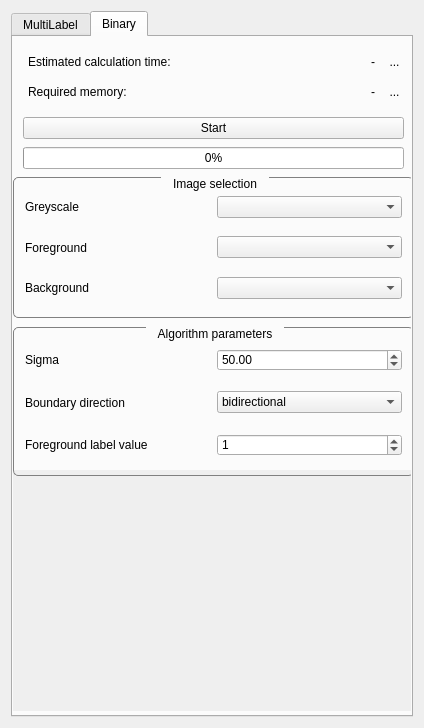
<?xml version="1.0" encoding="UTF-8"?>
<ui version="4.0">
 <class>GraphcutViewControls</class>
 <widget class="QWidget" name="GraphcutViewControls">
  <property name="enabled">
   <bool>true</bool>
  </property>
  <property name="geometry">
   <rect>
    <x>0</x>
    <y>0</y>
    <width>424</width>
    <height>728</height>
   </rect>
  </property>
  <property name="minimumSize">
   <size>
    <width>0</width>
    <height>0</height>
   </size>
  </property>
  <property name="windowTitle">
   <string>QmitkTemplate</string>
  </property>
  <property name="styleSheet">
   <string notr="true">QGroupBox {
	border-width: 1px; 
	border-style: solid; 
	border-color: grey;
	border-radius: 5px;
	margin-top: 1ex;
	margin-bottom: 2ex;
}

QGroupBox::title {
	subcontrol-origin: margin;
	subcontrol-position: top center;
	padding: 0 10px;
}

QScrollArea{
	border: 0;
	margin:0;
	padding:0;
}

QToolButton{
	border: 0;
}

[mandatoryField=true]{
	background-color: rgb(255, 150, 150);
}

[warningField=true]{
	background-color: rgb(255, 204, 0);
}

[errorField=true]{
	background-color: rgb(255, 150, 150);
}</string>
  </property>
  <layout class="QVBoxLayout" name="verticalLayout">
   <item>
    <widget class="QTabWidget" name="tabWidget">
     <property name="currentIndex">
      <number>1</number>
     </property>
     <widget class="QWidget" name="MultiLabel">
      <attribute name="title">
       <string>MultiLabel</string>
      </attribute>
      <widget class="QScrollArea" name="scrollArea">
       <property name="enabled">
        <bool>true</bool>
       </property>
       <property name="geometry">
        <rect>
         <x>0</x>
         <y>323</y>
         <width>401</width>
         <height>351</height>
        </rect>
       </property>
       <property name="widgetResizable">
        <bool>true</bool>
       </property>
       <widget class="QWidget" name="parentWidget">
        <property name="enabled">
         <bool>true</bool>
        </property>
        <property name="geometry">
         <rect>
          <x>0</x>
          <y>0</y>
          <width>401</width>
          <height>351</height>
         </rect>
        </property>
        <layout class="QVBoxLayout" name="verticalLayout_4">
         <property name="spacing">
          <number>5</number>
         </property>
         <property name="leftMargin">
          <number>0</number>
         </property>
         <property name="topMargin">
          <number>5</number>
         </property>
         <property name="rightMargin">
          <number>0</number>
         </property>
         <property name="bottomMargin">
          <number>0</number>
         </property>
         <item>
          <spacer name="spacer1">
           <property name="orientation">
            <enum>Qt::Vertical</enum>
           </property>
           <property name="sizeType">
            <enum>QSizePolicy::Expanding</enum>
           </property>
           <property name="sizeHint" stdset="0">
            <size>
             <width>20</width>
             <height>220</height>
            </size>
           </property>
          </spacer>
         </item>
        </layout>
       </widget>
      </widget>
      <widget class="QWidget" name="widget_3" native="true">
       <property name="geometry">
        <rect>
         <x>10</x>
         <y>10</y>
         <width>386</width>
         <height>60</height>
        </rect>
       </property>
       <property name="styleSheet">
        <string notr="true">QWidget {
	margin: 0;
	padding: 0;
}</string>
       </property>
       <layout class="QVBoxLayout" name="verticalLayout_2">
        <property name="spacing">
         <number>0</number>
        </property>
        <property name="leftMargin">
         <number>0</number>
        </property>
        <property name="topMargin">
         <number>0</number>
        </property>
        <property name="rightMargin">
         <number>0</number>
        </property>
        <property name="bottomMargin">
         <number>0</number>
        </property>
        <item>
         <widget class="QWidget" name="widget_12" native="true">
          <property name="toolTip">
           <string>&lt;html&gt;&lt;head/&gt;&lt;body&gt;&lt;p&gt;This estimate assumes your computer has at least the required amount of free physical ram. &lt;/p&gt;&lt;/body&gt;&lt;/html&gt;</string>
          </property>
          <layout class="QHBoxLayout" name="horizontalLayout_8">
           <property name="spacing">
            <number>10</number>
           </property>
           <property name="leftMargin">
            <number>5</number>
           </property>
           <property name="topMargin">
            <number>5</number>
           </property>
           <property name="rightMargin">
            <number>5</number>
           </property>
           <property name="bottomMargin">
            <number>5</number>
           </property>
           <item>
            <widget class="QLabel" name="label_6">
             <property name="text">
              <string>Estimated calculation time:</string>
             </property>
            </widget>
           </item>
           <item>
            <spacer name="horizontalSpacer_8">
             <property name="orientation">
              <enum>Qt::Horizontal</enum>
             </property>
             <property name="sizeHint" stdset="0">
              <size>
               <width>40</width>
               <height>20</height>
              </size>
             </property>
            </spacer>
           </item>
           <item>
            <widget class="QLabel" name="estimatedTimeMulti">
             <property name="layoutDirection">
              <enum>Qt::RightToLeft</enum>
             </property>
             <property name="text">
              <string>-</string>
             </property>
             <property name="alignment">
              <set>Qt::AlignRight|Qt::AlignTrailing|Qt::AlignVCenter</set>
             </property>
            </widget>
           </item>
           <item>
            <widget class="QToolButton" name="refreshTimeButtonMulti">
             <property name="minimumSize">
              <size>
               <width>16</width>
               <height>16</height>
              </size>
             </property>
             <property name="text">
              <string>...</string>
             </property>
             <property name="icon">
              <iconset resource="../../resources/GraphCut.qrc">
               <normaloff>:/GraphCutPlugin/icon_refresh.png</normaloff>:/GraphCutPlugin/icon_refresh.png</iconset>
             </property>
             <property name="checkable">
              <bool>false</bool>
             </property>
             <property name="toolButtonStyle">
              <enum>Qt::ToolButtonIconOnly</enum>
             </property>
             <property name="autoRaise">
              <bool>false</bool>
             </property>
            </widget>
           </item>
          </layout>
         </widget>
        </item>
        <item>
         <widget class="QWidget" name="widget_14" native="true">
          <property name="toolTip">
           <string>&lt;html&gt;&lt;head/&gt;&lt;body&gt;&lt;p&gt;The amount of memory required to build the graph. It is highly recommended to have at least this amount of free physical memory before starting the computation. &lt;/p&gt;&lt;p&gt;&lt;br/&gt;&lt;/p&gt;&lt;p&gt;If your computer does not have the required amount of memory, consider resampling or dividing the original image.&lt;/p&gt;&lt;/body&gt;&lt;/html&gt;</string>
          </property>
          <layout class="QHBoxLayout" name="horizontalLayout_14">
           <property name="spacing">
            <number>10</number>
           </property>
           <property name="leftMargin">
            <number>5</number>
           </property>
           <property name="topMargin">
            <number>5</number>
           </property>
           <property name="rightMargin">
            <number>5</number>
           </property>
           <property name="bottomMargin">
            <number>5</number>
           </property>
           <item>
            <widget class="QLabel" name="label_8">
             <property name="text">
              <string>Required memory:</string>
             </property>
            </widget>
           </item>
           <item>
            <spacer name="horizontalSpacer_3">
             <property name="orientation">
              <enum>Qt::Horizontal</enum>
             </property>
             <property name="sizeHint" stdset="0">
              <size>
               <width>40</width>
               <height>20</height>
              </size>
             </property>
            </spacer>
           </item>
           <item>
            <widget class="QLabel" name="estimatedMemoryMulti">
             <property name="layoutDirection">
              <enum>Qt::RightToLeft</enum>
             </property>
             <property name="text">
              <string>-</string>
             </property>
             <property name="alignment">
              <set>Qt::AlignRight|Qt::AlignTrailing|Qt::AlignVCenter</set>
             </property>
            </widget>
           </item>
           <item>
            <widget class="QToolButton" name="refreshMemoryButtonMulti">
             <property name="minimumSize">
              <size>
               <width>16</width>
               <height>16</height>
              </size>
             </property>
             <property name="text">
              <string>...</string>
             </property>
             <property name="icon">
              <iconset resource="../../resources/GraphCut.qrc">
               <normaloff>:/GraphCutPlugin/icon_refresh.png</normaloff>:/GraphCutPlugin/icon_refresh.png</iconset>
             </property>
             <property name="toolButtonStyle">
              <enum>Qt::ToolButtonIconOnly</enum>
             </property>
            </widget>
           </item>
          </layout>
         </widget>
        </item>
       </layout>
      </widget>
      <widget class="QPushButton" name="startButtonMulti">
       <property name="geometry">
        <rect>
         <x>10</x>
         <y>80</y>
         <width>381</width>
         <height>22</height>
        </rect>
       </property>
       <property name="toolTip">
        <string>&lt;html&gt;&lt;head/&gt;&lt;body&gt;&lt;p&gt;Start the GraphCut&lt;/p&gt;&lt;/body&gt;&lt;/html&gt;</string>
       </property>
       <property name="text">
        <string>Start</string>
       </property>
      </widget>
      <widget class="QProgressBar" name="progressBarMulti">
       <property name="geometry">
        <rect>
         <x>10</x>
         <y>110</y>
         <width>381</width>
         <height>22</height>
        </rect>
       </property>
       <property name="maximum">
        <number>100</number>
       </property>
       <property name="value">
        <number>0</number>
       </property>
       <property name="textVisible">
        <bool>true</bool>
       </property>
       <property name="format">
        <string>%p%</string>
       </property>
      </widget>
      <widget class="QGroupBox" name="imageGroup">
       <property name="geometry">
        <rect>
         <x>0</x>
         <y>140</y>
         <width>401</width>
         <height>111</height>
        </rect>
       </property>
       <property name="title">
        <string>Image selection</string>
       </property>
       <layout class="QVBoxLayout" name="verticalLayout_5">
        <property name="spacing">
         <number>0</number>
        </property>
        <property name="leftMargin">
         <number>0</number>
        </property>
        <property name="topMargin">
         <number>9</number>
        </property>
        <property name="rightMargin">
         <number>0</number>
        </property>
        <property name="bottomMargin">
         <number>9</number>
        </property>
        <item>
         <widget class="QWidget" name="greyscaleSelectorMulti" native="true">
          <property name="toolTip">
           <string>&lt;html&gt;&lt;head/&gt;&lt;body&gt;&lt;p&gt;Select the image to be segmented&lt;/p&gt;&lt;/body&gt;&lt;/html&gt;</string>
          </property>
          <layout class="QHBoxLayout" name="horizontalLayout" stretch="0,0">
           <property name="topMargin">
            <number>5</number>
           </property>
           <property name="bottomMargin">
            <number>5</number>
           </property>
           <item>
            <widget class="QLabel" name="label">
             <property name="text">
              <string>Greyscale</string>
             </property>
            </widget>
           </item>
           <item>
            <widget class="QmitkDataStorageComboBox" name="greyscaleImageSelectorMulti">
             <property name="sizePolicy">
              <sizepolicy hsizetype="Minimum" vsizetype="Fixed">
               <horstretch>0</horstretch>
               <verstretch>0</verstretch>
              </sizepolicy>
             </property>
            </widget>
           </item>
          </layout>
         </widget>
        </item>
        <item>
         <widget class="QWidget" name="foregroundSelectorMulti" native="true">
          <property name="toolTip">
           <string>&lt;html&gt;&lt;head/&gt;&lt;body&gt;&lt;p&gt;Binary image with Intensity(SourceVoxel) = 1.&lt;/p&gt;&lt;/body&gt;&lt;/html&gt;</string>
          </property>
          <layout class="QHBoxLayout" name="horizontalLayout_3" stretch="1,1">
           <property name="topMargin">
            <number>5</number>
           </property>
           <property name="bottomMargin">
            <number>5</number>
           </property>
           <item>
            <widget class="QLabel" name="label_2">
             <property name="text">
              <string>Multilabel segmentation</string>
             </property>
            </widget>
           </item>
           <item>
            <widget class="QmitkDataStorageComboBox" name="foregroundImageSelectorMulti">
             <property name="sizePolicy">
              <sizepolicy hsizetype="Minimum" vsizetype="Fixed">
               <horstretch>0</horstretch>
               <verstretch>0</verstretch>
              </sizepolicy>
             </property>
            </widget>
           </item>
          </layout>
         </widget>
        </item>
       </layout>
      </widget>
      <widget class="QGroupBox" name="parameterGroup">
       <property name="geometry">
        <rect>
         <x>0</x>
         <y>260</y>
         <width>401</width>
         <height>73</height>
        </rect>
       </property>
       <property name="title">
        <string>Algorithm parameters</string>
       </property>
       <property name="flat">
        <bool>false</bool>
       </property>
       <property name="checkable">
        <bool>false</bool>
       </property>
       <property name="checked">
        <bool>false</bool>
       </property>
       <layout class="QVBoxLayout" name="verticalLayout_3">
        <property name="spacing">
         <number>0</number>
        </property>
        <property name="leftMargin">
         <number>0</number>
        </property>
        <property name="rightMargin">
         <number>0</number>
        </property>
        <property name="bottomMargin">
         <number>9</number>
        </property>
        <item>
         <widget class="QWidget" name="widget" native="true">
          <property name="toolTip">
           <string>&lt;html&gt;&lt;head/&gt;&lt;body&gt;&lt;p&gt;Estimated noise boundary term. Try 50.0 on CT images.&lt;/p&gt;&lt;/body&gt;&lt;/html&gt;</string>
          </property>
          <layout class="QHBoxLayout" name="horizontalLayout_4">
           <property name="topMargin">
            <number>5</number>
           </property>
           <property name="bottomMargin">
            <number>5</number>
           </property>
           <item>
            <widget class="QLabel" name="label_4">
             <property name="text">
              <string>Sigma</string>
             </property>
            </widget>
           </item>
           <item>
            <widget class="QDoubleSpinBox" name="paramSigmaSpinBoxMulti">
             <property name="layoutDirection">
              <enum>Qt::LeftToRight</enum>
             </property>
             <property name="maximum">
              <double>1000000.000000000000000</double>
             </property>
             <property name="value">
              <double>50.000000000000000</double>
             </property>
            </widget>
           </item>
          </layout>
         </widget>
        </item>
       </layout>
      </widget>
     </widget>
     <widget class="QWidget" name="Binary">
      <attribute name="title">
       <string>Binary</string>
      </attribute>
      <widget class="QWidget" name="widget_4" native="true">
       <property name="geometry">
        <rect>
         <x>10</x>
         <y>10</y>
         <width>386</width>
         <height>60</height>
        </rect>
       </property>
       <property name="styleSheet">
        <string notr="true">QWidget {
	margin: 0;
	padding: 0;
}</string>
       </property>
       <layout class="QVBoxLayout" name="verticalLayout_18">
        <property name="spacing">
         <number>0</number>
        </property>
        <property name="leftMargin">
         <number>0</number>
        </property>
        <property name="topMargin">
         <number>0</number>
        </property>
        <property name="rightMargin">
         <number>0</number>
        </property>
        <property name="bottomMargin">
         <number>0</number>
        </property>
        <item>
         <widget class="QWidget" name="widget_20" native="true">
          <property name="toolTip">
           <string>&lt;html&gt;&lt;head/&gt;&lt;body&gt;&lt;p&gt;This estimate assumes your computer has at least the required amount of free physical ram. &lt;/p&gt;&lt;/body&gt;&lt;/html&gt;</string>
          </property>
          <layout class="QHBoxLayout" name="horizontalLayout_25">
           <property name="spacing">
            <number>10</number>
           </property>
           <property name="leftMargin">
            <number>5</number>
           </property>
           <property name="topMargin">
            <number>5</number>
           </property>
           <property name="rightMargin">
            <number>5</number>
           </property>
           <property name="bottomMargin">
            <number>5</number>
           </property>
           <item>
            <widget class="QLabel" name="label_21">
             <property name="text">
              <string>Estimated calculation time:</string>
             </property>
            </widget>
           </item>
           <item>
            <spacer name="horizontalSpacer_12">
             <property name="orientation">
              <enum>Qt::Horizontal</enum>
             </property>
             <property name="sizeHint" stdset="0">
              <size>
               <width>40</width>
               <height>20</height>
              </size>
             </property>
            </spacer>
           </item>
           <item>
            <widget class="QLabel" name="estimatedTimeBin">
             <property name="layoutDirection">
              <enum>Qt::RightToLeft</enum>
             </property>
             <property name="text">
              <string>-</string>
             </property>
             <property name="alignment">
              <set>Qt::AlignRight|Qt::AlignTrailing|Qt::AlignVCenter</set>
             </property>
            </widget>
           </item>
           <item>
            <widget class="QToolButton" name="refreshTimeButtonBin">
             <property name="minimumSize">
              <size>
               <width>16</width>
               <height>16</height>
              </size>
             </property>
             <property name="text">
              <string>...</string>
             </property>
             <property name="icon">
              <iconset resource="../../resources/GraphCut.qrc">
               <normaloff>:/GraphCutPlugin/icon_refresh.png</normaloff>:/GraphCutPlugin/icon_refresh.png</iconset>
             </property>
             <property name="checkable">
              <bool>false</bool>
             </property>
             <property name="toolButtonStyle">
              <enum>Qt::ToolButtonIconOnly</enum>
             </property>
             <property name="autoRaise">
              <bool>false</bool>
             </property>
            </widget>
           </item>
          </layout>
         </widget>
        </item>
        <item>
         <widget class="QWidget" name="widget_21" native="true">
          <property name="toolTip">
           <string>&lt;html&gt;&lt;head/&gt;&lt;body&gt;&lt;p&gt;The amount of memory required to build the graph. It is highly recommended to have at least this amount of free physical memory before starting the computation. &lt;/p&gt;&lt;p&gt;&lt;br/&gt;&lt;/p&gt;&lt;p&gt;If your computer does not have the required amount of memory, consider resampling or dividing the original image.&lt;/p&gt;&lt;/body&gt;&lt;/html&gt;</string>
          </property>
          <layout class="QHBoxLayout" name="horizontalLayout_26">
           <property name="spacing">
            <number>10</number>
           </property>
           <property name="leftMargin">
            <number>5</number>
           </property>
           <property name="topMargin">
            <number>5</number>
           </property>
           <property name="rightMargin">
            <number>5</number>
           </property>
           <property name="bottomMargin">
            <number>5</number>
           </property>
           <item>
            <widget class="QLabel" name="label_22">
             <property name="text">
              <string>Required memory:</string>
             </property>
            </widget>
           </item>
           <item>
            <spacer name="horizontalSpacer_7">
             <property name="orientation">
              <enum>Qt::Horizontal</enum>
             </property>
             <property name="sizeHint" stdset="0">
              <size>
               <width>40</width>
               <height>20</height>
              </size>
             </property>
            </spacer>
           </item>
           <item>
            <widget class="QLabel" name="estimatedMemoryBin">
             <property name="layoutDirection">
              <enum>Qt::RightToLeft</enum>
             </property>
             <property name="text">
              <string>-</string>
             </property>
             <property name="alignment">
              <set>Qt::AlignRight|Qt::AlignTrailing|Qt::AlignVCenter</set>
             </property>
            </widget>
           </item>
           <item>
            <widget class="QToolButton" name="refreshMemoryButtonBin">
             <property name="minimumSize">
              <size>
               <width>16</width>
               <height>16</height>
              </size>
             </property>
             <property name="text">
              <string>...</string>
             </property>
             <property name="icon">
              <iconset resource="../../resources/GraphCut.qrc">
               <normaloff>:/GraphCutPlugin/icon_refresh.png</normaloff>:/GraphCutPlugin/icon_refresh.png</iconset>
             </property>
             <property name="toolButtonStyle">
              <enum>Qt::ToolButtonIconOnly</enum>
             </property>
            </widget>
           </item>
          </layout>
         </widget>
        </item>
       </layout>
      </widget>
      <widget class="QPushButton" name="startButtonBin">
       <property name="geometry">
        <rect>
         <x>10</x>
         <y>80</y>
         <width>381</width>
         <height>22</height>
        </rect>
       </property>
       <property name="toolTip">
        <string>&lt;html&gt;&lt;head/&gt;&lt;body&gt;&lt;p&gt;Start the GraphCut&lt;/p&gt;&lt;/body&gt;&lt;/html&gt;</string>
       </property>
       <property name="text">
        <string>Start</string>
       </property>
      </widget>
      <widget class="QProgressBar" name="progressBarBin">
       <property name="geometry">
        <rect>
         <x>10</x>
         <y>110</y>
         <width>381</width>
         <height>22</height>
        </rect>
       </property>
       <property name="maximum">
        <number>100</number>
       </property>
       <property name="value">
        <number>0</number>
       </property>
       <property name="textVisible">
        <bool>true</bool>
       </property>
       <property name="format">
        <string>%p%</string>
       </property>
      </widget>
      <widget class="QGroupBox" name="imageGroup_2">
       <property name="geometry">
        <rect>
         <x>0</x>
         <y>140</y>
         <width>401</width>
         <height>141</height>
        </rect>
       </property>
       <property name="title">
        <string>Image selection</string>
       </property>
       <layout class="QVBoxLayout" name="verticalLayout_19">
        <property name="spacing">
         <number>0</number>
        </property>
        <property name="leftMargin">
         <number>0</number>
        </property>
        <property name="topMargin">
         <number>9</number>
        </property>
        <property name="rightMargin">
         <number>0</number>
        </property>
        <property name="bottomMargin">
         <number>9</number>
        </property>
        <item>
         <widget class="QWidget" name="greyscaleSelectorBin" native="true">
          <property name="toolTip">
           <string>&lt;html&gt;&lt;head/&gt;&lt;body&gt;&lt;p&gt;Select the image to be segmented&lt;/p&gt;&lt;/body&gt;&lt;/html&gt;</string>
          </property>
          <layout class="QHBoxLayout" name="horizontalLayout_27" stretch="0,0">
           <property name="topMargin">
            <number>5</number>
           </property>
           <property name="bottomMargin">
            <number>5</number>
           </property>
           <item>
            <widget class="QLabel" name="label_23">
             <property name="text">
              <string>Greyscale</string>
             </property>
            </widget>
           </item>
           <item>
            <widget class="QmitkDataStorageComboBox" name="greyscaleImageSelectorBin">
             <property name="sizePolicy">
              <sizepolicy hsizetype="Minimum" vsizetype="Fixed">
               <horstretch>0</horstretch>
               <verstretch>0</verstretch>
              </sizepolicy>
             </property>
            </widget>
           </item>
          </layout>
         </widget>
        </item>
        <item>
         <widget class="QWidget" name="foregroundSelectorBin" native="true">
          <property name="toolTip">
           <string>&lt;html&gt;&lt;head/&gt;&lt;body&gt;&lt;p&gt;Binary image with Intensity(SourceVoxel) = 1.&lt;/p&gt;&lt;/body&gt;&lt;/html&gt;</string>
          </property>
          <layout class="QHBoxLayout" name="horizontalLayout_28" stretch="0,0">
           <property name="topMargin">
            <number>5</number>
           </property>
           <property name="bottomMargin">
            <number>5</number>
           </property>
           <item>
            <widget class="QLabel" name="label_24">
             <property name="text">
              <string>Foreground</string>
             </property>
            </widget>
           </item>
           <item>
            <widget class="QmitkDataStorageComboBox" name="foregroundImageSelectorBin">
             <property name="sizePolicy">
              <sizepolicy hsizetype="Minimum" vsizetype="Fixed">
               <horstretch>0</horstretch>
               <verstretch>0</verstretch>
              </sizepolicy>
             </property>
            </widget>
           </item>
          </layout>
         </widget>
        </item>
        <item>
         <widget class="QWidget" name="backgroundSelectorBin" native="true">
          <property name="toolTip">
           <string>&lt;html&gt;&lt;head/&gt;&lt;body&gt;&lt;p&gt;Binary image with Intensity(SinkVoxel) = 1.&lt;/p&gt;&lt;/body&gt;&lt;/html&gt;</string>
          </property>
          <layout class="QHBoxLayout" name="horizontalLayout_29">
           <property name="topMargin">
            <number>5</number>
           </property>
           <property name="bottomMargin">
            <number>5</number>
           </property>
           <item>
            <widget class="QLabel" name="label_26">
             <property name="text">
              <string>Background</string>
             </property>
            </widget>
           </item>
           <item>
            <widget class="QmitkDataStorageComboBox" name="backgroundImageSelectorBin">
             <property name="sizePolicy">
              <sizepolicy hsizetype="Minimum" vsizetype="Fixed">
               <horstretch>0</horstretch>
               <verstretch>0</verstretch>
              </sizepolicy>
             </property>
            </widget>
           </item>
          </layout>
         </widget>
        </item>
       </layout>
      </widget>
      <widget class="QScrollArea" name="scrollArea_2">
       <property name="enabled">
        <bool>true</bool>
       </property>
       <property name="geometry">
        <rect>
         <x>0</x>
         <y>433</y>
         <width>401</width>
         <height>241</height>
        </rect>
       </property>
       <property name="widgetResizable">
        <bool>true</bool>
       </property>
       <widget class="QWidget" name="parentWidget_5">
        <property name="enabled">
         <bool>true</bool>
        </property>
        <property name="geometry">
         <rect>
          <x>0</x>
          <y>0</y>
          <width>401</width>
          <height>241</height>
         </rect>
        </property>
        <layout class="QVBoxLayout" name="verticalLayout_20">
         <property name="spacing">
          <number>5</number>
         </property>
         <property name="leftMargin">
          <number>0</number>
         </property>
         <property name="topMargin">
          <number>5</number>
         </property>
         <property name="rightMargin">
          <number>0</number>
         </property>
         <property name="bottomMargin">
          <number>0</number>
         </property>
         <item>
          <spacer name="spacer1_5">
           <property name="orientation">
            <enum>Qt::Vertical</enum>
           </property>
           <property name="sizeType">
            <enum>QSizePolicy::Expanding</enum>
           </property>
           <property name="sizeHint" stdset="0">
            <size>
             <width>20</width>
             <height>220</height>
            </size>
           </property>
          </spacer>
         </item>
        </layout>
       </widget>
      </widget>
      <widget class="QGroupBox" name="parameterGroup_2">
       <property name="geometry">
        <rect>
         <x>0</x>
         <y>290</y>
         <width>401</width>
         <height>149</height>
        </rect>
       </property>
       <property name="title">
        <string>Algorithm parameters</string>
       </property>
       <property name="flat">
        <bool>false</bool>
       </property>
       <property name="checkable">
        <bool>false</bool>
       </property>
       <property name="checked">
        <bool>false</bool>
       </property>
       <layout class="QVBoxLayout" name="verticalLayout_21">
        <property name="spacing">
         <number>0</number>
        </property>
        <property name="leftMargin">
         <number>0</number>
        </property>
        <property name="rightMargin">
         <number>0</number>
        </property>
        <property name="bottomMargin">
         <number>9</number>
        </property>
        <item>
         <widget class="QWidget" name="widget_7" native="true">
          <property name="toolTip">
           <string>&lt;html&gt;&lt;head/&gt;&lt;body&gt;&lt;p&gt;Estimated noise boundary term. Try 50.0 on CT images.&lt;/p&gt;&lt;/body&gt;&lt;/html&gt;</string>
          </property>
          <layout class="QHBoxLayout" name="horizontalLayout_30">
           <property name="topMargin">
            <number>5</number>
           </property>
           <property name="bottomMargin">
            <number>5</number>
           </property>
           <item>
            <widget class="QLabel" name="label_25">
             <property name="text">
              <string>Sigma</string>
             </property>
            </widget>
           </item>
           <item>
            <widget class="QDoubleSpinBox" name="paramSigmaSpinBoxBin">
             <property name="layoutDirection">
              <enum>Qt::LeftToRight</enum>
             </property>
             <property name="maximum">
              <double>1000000.000000000000000</double>
             </property>
             <property name="value">
              <double>50.000000000000000</double>
             </property>
            </widget>
           </item>
          </layout>
         </widget>
        </item>
        <item>
         <widget class="QWidget" name="widget_8" native="true">
          <property name="toolTip">
           <string>&lt;html&gt;&lt;head/&gt;&lt;body&gt;&lt;p&gt;Boundary direction&lt;/p&gt;&lt;/body&gt;&lt;/html&gt;</string>
          </property>
          <layout class="QHBoxLayout" name="horizontalLayout_31">
           <property name="topMargin">
            <number>5</number>
           </property>
           <property name="bottomMargin">
            <number>5</number>
           </property>
           <item>
            <widget class="QLabel" name="label_27">
             <property name="text">
              <string>Boundary direction</string>
             </property>
            </widget>
           </item>
           <item>
            <widget class="QComboBox" name="paramBoundaryDirectionComboBox">
             <item>
              <property name="text">
               <string>bidirectional</string>
              </property>
             </item>
             <item>
              <property name="text">
               <string>bright to dark</string>
              </property>
             </item>
             <item>
              <property name="text">
               <string>dark to bright</string>
              </property>
             </item>
            </widget>
           </item>
          </layout>
         </widget>
        </item>
        <item>
         <widget class="QWidget" name="widget_9" native="true">
          <property name="toolTip">
           <string>&lt;html&gt;&lt;head/&gt;&lt;body&gt;&lt;p&gt;Pixel intensity value that is considered foreground for input and output images.&lt;/p&gt;&lt;/body&gt;&lt;/html&gt;</string>
          </property>
          <layout class="QHBoxLayout" name="horizontalLayout_32">
           <property name="topMargin">
            <number>5</number>
           </property>
           <property name="bottomMargin">
            <number>5</number>
           </property>
           <item>
            <widget class="QLabel" name="label_28">
             <property name="text">
              <string>Foreground label value</string>
             </property>
            </widget>
           </item>
           <item>
            <widget class="QDoubleSpinBox" name="paramLabelValueSpinBox">
             <property name="decimals">
              <number>0</number>
             </property>
             <property name="maximum">
              <double>255.000000000000000</double>
             </property>
             <property name="value">
              <double>1.000000000000000</double>
             </property>
            </widget>
           </item>
          </layout>
         </widget>
        </item>
       </layout>
      </widget>
     </widget>
    </widget>
   </item>
  </layout>
 </widget>
 <layoutdefault spacing="6" margin="11"/>
 <customwidgets>
  <customwidget>
   <class>QmitkDataStorageComboBox</class>
   <extends>QComboBox</extends>
   <header location="global">QmitkDataStorageComboBox.h</header>
  </customwidget>
 </customwidgets>
 <resources>
  <include location="../../resources/GraphCut.qrc"/>
 </resources>
 <connections/>
</ui>
